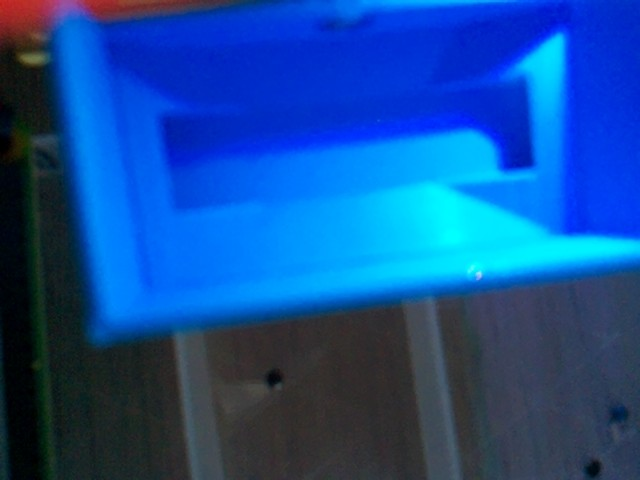
#> input picture sample/black/clear.jpg, 640 x 480 px
$ python image_process.py
#> lines starting #> are read from the running program, lines starting #| are printed output that depends on the picture; after the words box and inside, x2 and y2 are one past the last pixel; in counts of white or black regions, pixels touching at a corner belong together
from PIL import Image, ImageChops, ImageFilter


def check_if_black(first, second, pixels, folder=""):
#> called with first = 'clear.jpg', second = 'with_marble.jpg', folder = 'sample/black/'
    im1 = Image.open(folder + first)
#> im1 is the input picture: PIL image 640x480 RGB; mean R, G, B 18.9, 76.8, 153.1
    im2 = Image.open(folder + second)
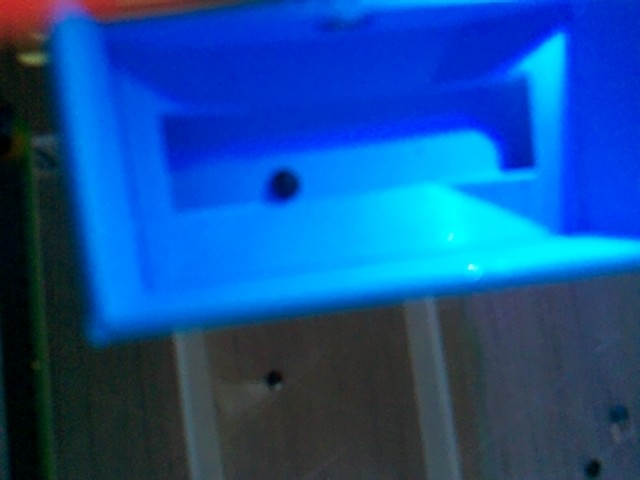
#> input picture sample/black/with_marble.jpg, 640 x 480 px
#> im2 is the input picture: PIL image 640x480 RGB; mean R, G, B 18.3, 78.9, 153

    difference = ImageChops.difference(im1, im2)
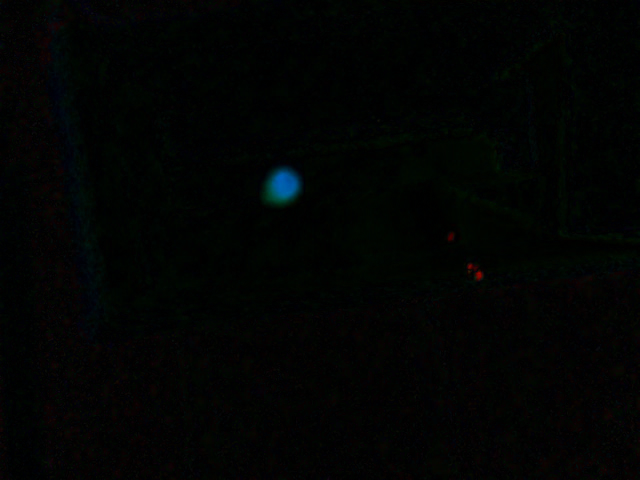
#> difference: PIL image 640x480 RGB; mean R, G, B 1.9, 3.5, 2.5
    bw = difference.filter(ImageFilter.MinFilter(9)).convert('1')
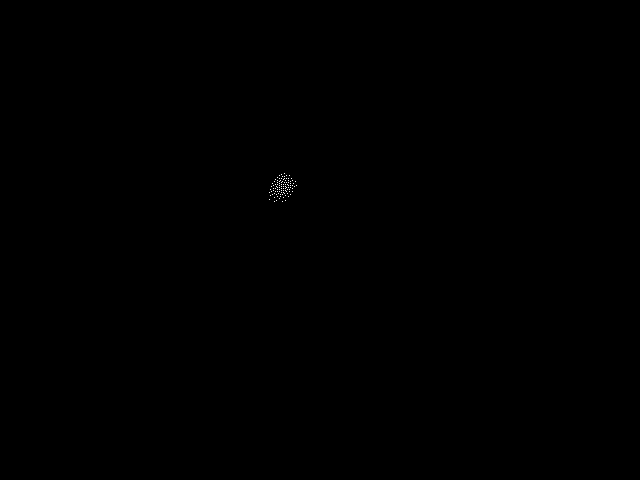
#> bw: PIL image 640x480 1; 0.03% white in thin lines or dots, all inside (x1, y1, x2, y2) = (269, 173, 297, 202)
    bbox = bw.getbbox()
#> bbox = (269, 173, 297, 202)
    if bbox is not None:
        pixel = im2.getpixel((int((bbox[0] + bbox[2]) / 2), int((bbox[1] + bbox[3]) / 2)))
#> pixel = (1, 21, 84)
        pixels.append(pixel)
        return sum(pixel) < 120 and pixel[0] < 50
    return False


if __name__ == '__main__':
    print(check_if_black("clear.jpg", "with_marble.jpg", [], "sample/black/"))
